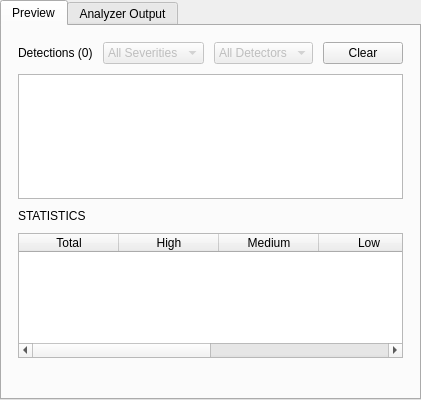
<?xml version="1.0" encoding="UTF-8"?>
<ui version="4.0">
 <class>DetectionsWidget</class>
 <widget class="QWidget" name="DetectionsWidget">
  <property name="geometry">
   <rect><x>0</x><y>0</y><width>400</width><height>400</height></rect>
  </property>
  <layout class="QVBoxLayout" name="verticalLayout">
   <property name="leftMargin"><number>0</number></property>
   <property name="topMargin"><number>0</number></property>
   <property name="rightMargin"><number>0</number></property>
   <property name="bottomMargin"><number>0</number></property>
   <item>
    <widget class="QTabWidget" name="previewTabs">
     <property name="currentIndex"><number>0</number></property>
     <widget class="QWidget" name="tabPreview">
      <attribute name="title"><string>Preview</string></attribute>
      <layout class="QVBoxLayout" name="previewLayout">
       <property name="leftMargin"><number>16</number></property>
       <property name="topMargin"><number>16</number></property>
       <property name="rightMargin"><number>16</number></property>
       <property name="bottomMargin"><number>16</number></property>
       <property name="spacing"><number>10</number></property>
       <item>
        <layout class="QHBoxLayout" name="detHeaderLayout">
         <item>
          <widget class="QLabel" name="detectionsHeader">
           <property name="text"><string>Detections (0)</string></property>
          </widget>
         </item>
         <item>
          <spacer name="spacerDet">
           <property name="orientation"><enum>Qt::Horizontal</enum></property>
           <property name="sizeHint" stdset="0"><size><width>40</width><height>20</height></size></property>
          </spacer>
         </item>
         <item>
          <widget class="QComboBox" name="cmbSeverity">
           <property name="toolTip"><string>Filter by Severity</string></property>
           <property name="enabled"><bool>false</bool></property>
           <item><property name="text"><string>All Severities</string></property></item>
           <item><property name="text"><string>Error</string></property></item>
           <item><property name="text"><string>Warning</string></property></item>
           <item><property name="text"><string>Info</string></property></item>
          </widget>
         </item>
         <item>
          <widget class="QComboBox" name="cmbDetector">
           <property name="toolTip"><string>Filter by Detector</string></property>
           <property name="enabled"><bool>false</bool></property>
           <item><property name="text"><string>All Detectors</string></property></item>
          </widget>
         </item>
         <item>
          <widget class="QPushButton" name="btnClear">
           <property name="text"><string>Clear</string></property>
          </widget>
         </item>
        </layout>
       </item>
       <item>
        <widget class="QTableView" name="detectionsTable">
         <property name="showGrid"><bool>false</bool></property>
         <property name="selectionBehavior"><enum>QAbstractItemView::SelectRows</enum></property>
         <attribute name="verticalHeaderVisible"><bool>false</bool></attribute>
        </widget>
       </item>
       <item>
        <widget class="QLabel" name="statisticsHeader">
         <property name="text"><string>STATISTICS</string></property>
        </widget>
       </item>
       <item>
        <widget class="QTableWidget" name="statisticsTable">
         <property name="showGrid"><bool>false</bool></property>
         <property name="rowCount"><number>1</number></property>
         <property name="columnCount"><number>6</number></property>
         <attribute name="verticalHeaderVisible"><bool>false</bool></attribute>
         <column><property name="text"><string>Total</string></property></column>
         <column><property name="text"><string>High</string></property></column>
         <column><property name="text"><string>Medium</string></property></column>
         <column><property name="text"><string>Low</string></property></column>
         <column><property name="text"><string>First</string></property></column>
         <column><property name="text"><string>Last</string></property></column>
        </widget>
       </item>
       <item>
        <widget class="QLabel" name="timelineBarLabel">
         <property name="text"><string/></property>
        </widget>
       </item>
      </layout>
     </widget>
     <widget class="QWidget" name="tabOutput">
      <attribute name="title"><string>Analyzer Output</string></attribute>
     </widget>
    </widget>
   </item>
  </layout>
 </widget>
 <resources/>
 <connections/>
</ui>
